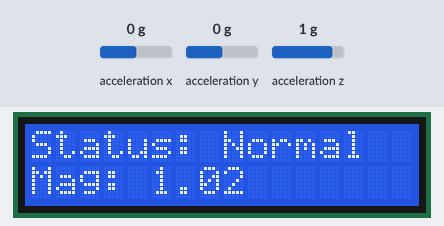
The sketch below on a simulated Arduino Uno, built with avr-gcc and run on an emulated ATmega328P. Parts: 16×2 character LCD. Wiring (inferred from the names in the program): ADXL345 accelerometer at I2C address 0x1D. Inputs (shaded band) come from the test bench; at power-on: acceleration x 0 g, acceleration y 0 g, acceleration z 1 g. What the sketch prints to the serial monitor is not drawn.

Above: at 1.2 s.
1.3 s: acceleration x set to -1.4 g
At 2.8 s:
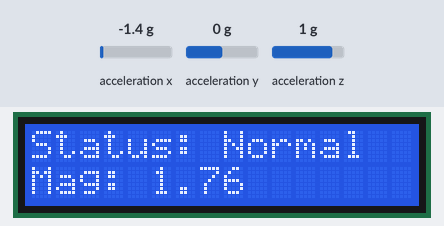
3.5 s: acceleration y set to -1.4 g
At 5.0 s:
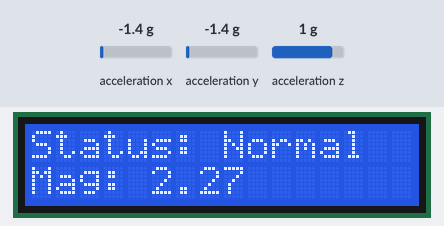
5.6 s: acceleration z set to -1.4 g
At 6.7 s:
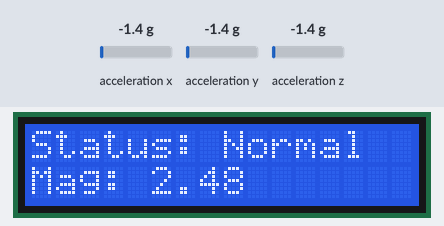
7.7 s: acceleration x set to -0.8 g
At 9.2 s:
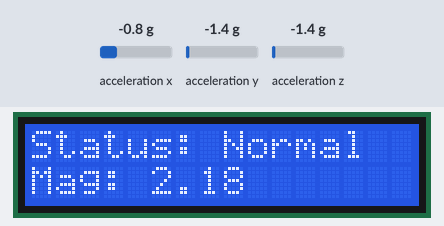
9.8 s: acceleration y set to -0.8 g
At 10.7 s:
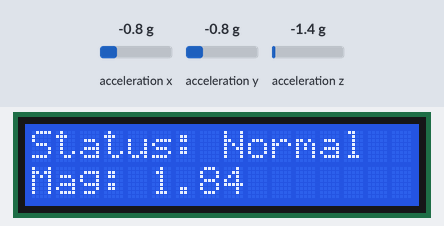
Timing chart, 0 to 12.8 s (numbered marks = the images above; inputs shaded):
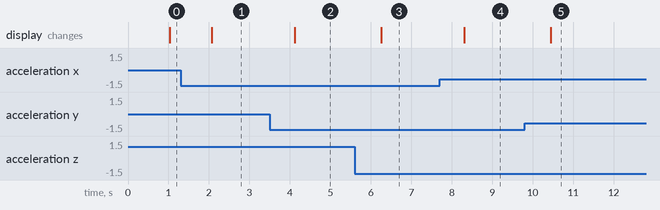

Measured:
- after the input at 1.3 s, the display: changes after 0.77 s (image 1)
- after the input at 3.5 s, the display: changes after 0.62 s (image 2)
- after the input at 5.6 s, the display: changes after 0.65 s (image 3)
- after the input at 7.7 s, the display: changes after 0.61 s (image 4)
- after the input at 9.8 s, the display: changes after 0.64 s (image 5)

The sketch:

imu_tested_core.ino
```cpp
#include <Wire.h>
#include <LiquidCrystal_I2C.h>

// ADXL345 I2C address
#define ADXL345_ADDR 0x1D

// ADXL345 registers
#define POWER_CTL 0x2D
#define DATA_FORMAT 0x31
#define DATAX0 0x32
#define DATAX1 0x33
#define DATAY0 0x34
#define DATAY1 0x35
#define DATAZ0 0x36
#define DATAZ1 0x37

LiquidCrystal_I2C lcd(0x27, 16, 2);  // Set I2C address to 0x27

const float THRESHOLD = 5.0;  // Acceleration threshold
const int SAMPLE_WINDOW = 1000;  // Time window in ms
const int MIN_PEAKS = 3;  // Minimum peaks to detect earthquake
const int SERIAL_REFRESH = 500;  // Serial update interval in ms

unsigned long lastTime = 0;
unsigned long lastSerialUpdate = 0;
int peakCount = 0;
bool earthquakeDetected = false;

void setup() {
  Wire.begin();
  Serial.begin(9600);

  // Initialize LCD
  lcd.init();
  lcd.backlight();

  // Initialize ADXL345
  writeRegister(POWER_CTL, 0x08);  // Set measurement mode
  writeRegister(DATA_FORMAT, 0x0B);  // Set data format (±16g range)

  lcd.print("Monitoring...");
  Serial.println("ADXL345 Earthquake Monitor");
  Serial.println("-------------------------");
}

void loop() {
  int16_t x, y, z;
  float xg, yg, zg;

  // Read accelerometer data
  x = readAxis(DATAX0, DATAX1);
  y = readAxis(DATAY0, DATAY1);
  z = readAxis(DATAZ0, DATAZ1);

  // Convert to g force (±16g range)
  xg = x * 0.004;  // 16g range / 2048 LSB/g = 0.004
  yg = y * 0.004;
  zg = z * 0.004;

  // Calculate magnitude
  float magnitude = sqrt(xg*xg + yg*yg + zg*zg);

  // Update Serial Monitor periodically
  if (millis() - lastSerialUpdate >= SERIAL_REFRESH) {
    Serial.println("\nAccelerometer Readings:");
    Serial.print("X: "); Serial.print(xg); Serial.print(" g\t");
    Serial.print("Y: "); Serial.print(yg); Serial.print(" g\t");
    Serial.print("Z: "); Serial.print(zg); Serial.println(" g");
    Serial.print("Magnitude: "); Serial.print(magnitude); Serial.println(" g");
    Serial.print("Peak Count: "); Serial.println(peakCount);
    Serial.print("Status: ");
    Serial.println(earthquakeDetected ? "EARTHQUAKE DETECTED!" : "Normal");
    Serial.println("-------------------------");

    lastSerialUpdate = millis();
  }

  if (magnitude > THRESHOLD) {
    peakCount++;
  }

  // Check if sample window has elapsed
  if (millis() - lastTime >= SAMPLE_WINDOW) {
    earthquakeDetected = (peakCount >= MIN_PEAKS);

    lcd.clear();
    if (earthquakeDetected) {
      lcd.print("EARTHQUAKE!");
      lcd.setCursor(0, 1);
      lcd.print("ALERT!");
    } else {
      lcd.print("Status: Normal");
      lcd.setCursor(0, 1);
      lcd.print("Mag: ");
      lcd.print(magnitude);
    }

    peakCount = 0;
    lastTime = millis();
  }

  delay(10);
}

void writeRegister(byte reg, byte value) {
  Wire.beginTransmission(ADXL345_ADDR);
  Wire.write(reg);
  Wire.write(value);
  Wire.endTransmission();
}

byte readRegister(byte reg) {
  Wire.beginTransmission(ADXL345_ADDR);
  Wire.write(reg);
  Wire.endTransmission();

  Wire.requestFrom(ADXL345_ADDR, 1);
  return Wire.read();
}

int16_t readAxis(byte regLow, byte regHigh) {
  Wire.beginTransmission(ADXL345_ADDR);
  Wire.write(regLow);
  Wire.endTransmission();

  Wire.requestFrom(ADXL345_ADDR, 2);
  byte low = Wire.read();
  byte high = Wire.read();

  return (high << 8) | low;
}
```
